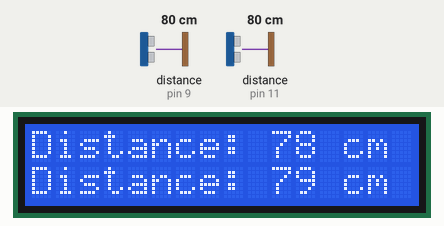
This sketch was run on a simulated Arduino Uno, built with avr-gcc and run on an emulated ATmega328P. Parts: 16×2 character LCD. Wiring (inferred from the names in the program): 2 × ultrasonic range finder: trigger pin 8, echo pin 9 / trigger pin 10, echo pin 11. The test bench sets the inputs (shaded band); at power-on: distance to the obstacle (sensors on pin 9, pin 11) 80 cm. The echo pulse lasts 58.3 µs per cm; what the sketch prints to the serial monitor is not drawn.

Above: at 1.2 s.
1.3 s: distance to the obstacle (sensor on pin 9) set to 2 cm
At 3.2 s:
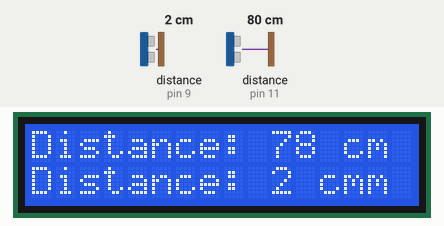
4.0 s: distance to the obstacle (sensor on pin 11) set to 2 cm
At 5.3 s:
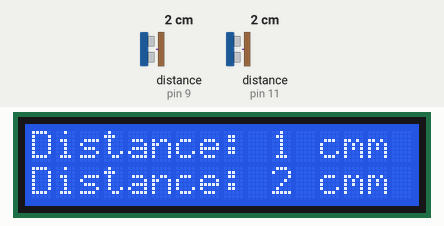
6.7 s: distance to the obstacle (sensor on pin 9) set to 250 cm
At 10.3 s:
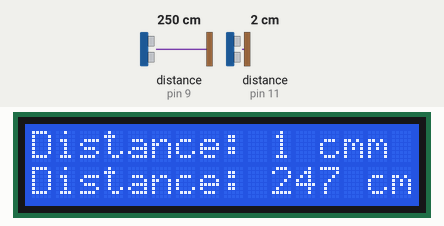
10.6 s: distance to the obstacle (sensor on pin 9) set to 105 cm
At 12.1 s:
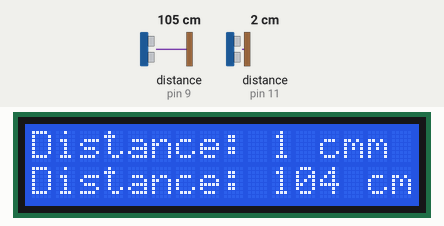
13.3 s: distance to the obstacle (sensor on pin 9) set to 96 cm
At 15.6 s:
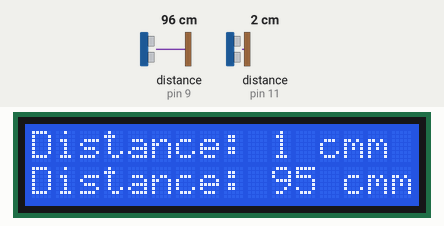
16.0 s: distance to the obstacle (sensor on pin 9) set to 4 cm
At 16.6 s:
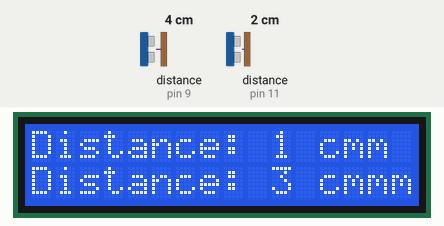
Timing chart, 0 to 19.0 s (numbered marks = the images above; inputs shaded):
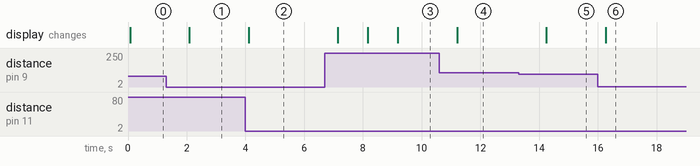

Measured:
- the behaviour switches between 101 and 100 cm on distance to the obstacle (sensor on pin 9) (found by bisection; images 4 and 5)
- after the input at 1.3 s, the display: changes after 0.79 s (image 1)
- after the input at 4.0 s, the display: changes after 0.10 s (image 2)
- after the input at 6.7 s, the display: changes after 0.44 s (image 3)
- after the input at 10.6 s, the display: changes after 0.61 s (image 4)
- after the input at 13.3 s, the display: changes after 0.95 s (image 5)
- after the input at 16.0 s, the display: changes after 0.26 s (image 6)

The sketch:

sketch_mar17a.ino
```cpp
#include<LiquidCrystal.h>

LiquidCrystal lcd(7,6,5,4,3,2);

const int trig1 = 10;
const int trig2 = 8;
const int echo1 = 11;
const int echo2 = 9;

const int buzzPin = 7;
long duration;
int distanceCm1;
int distanceCm2;


void setup()
{
  lcd.begin(16,2); // Initializes the interface to the LCD screen, and specifies the dimensions (width and height) of the display
  pinMode(trig1, OUTPUT);
  pinMode(echo1, INPUT);
  pinMode(buzzPin, OUTPUT);
  pinMode(trig2, OUTPUT);
  pinMode(echo2, INPUT);
  Serial.begin(9600);
}


void loop()
{
  digitalWrite(buzzPin, HIGH);

  digitalWrite(trig1, LOW);
  delayMicroseconds(2);
  digitalWrite(trig1, HIGH);
  delayMicroseconds(10);
  digitalWrite(trig1, LOW);
  duration = pulseIn(echo1, HIGH);
  distanceCm1 = duration*0.034/2;

  digitalWrite(trig2, LOW);
  delayMicroseconds(2);
  digitalWrite(trig2, HIGH);
  delayMicroseconds(10);
  digitalWrite(trig2, LOW);
  duration = pulseIn(echo2, HIGH);
  distanceCm2 = duration*0.034/2;


  lcd.setCursor(0,0); // Sets the location at which subsequent text written to the LCD will be displayed
  lcd.print("Distance: "); // Prints string "Distance" on the LCD
  lcd.print(distanceCm1); // Prints the distance value from the sensor
  lcd.print(" cm");

  lcd.setCursor(0,1); // Sets the location at which subsequent text written to the LCD will be displayed
  lcd.print("Distance: "); // Prints string "Distance" on the LCD
  lcd.print(distanceCm2); // Prints the distance value from the sensor
  lcd.print(" cm");

  Serial.print("Distance1 is: ");
  Serial.println(distanceCm1);

  Serial.print("Distance2 is: ");
  Serial.println(distanceCm2);

  if ((distanceCm1 < 30) && (distanceCm1 > 0) || (distanceCm2 < 30) && (distanceCm2 > 0))
  {
    digitalWrite(buzzPin, LOW);
  }
  else if ((distanceCm1 < 70) && (distanceCm1 > 0) || (distanceCm2 < 70) && (distanceCm2 > 0))
  {

    digitalWrite(buzzPin, LOW);
    delay(2000);
    digitalWrite(buzzPin, HIGH);
  }
  else if ((distanceCm1 < 100) && (distanceCm1 > 0) || (distanceCm2 < 100) && (distanceCm2 > 0))
  {

    digitalWrite(buzzPin, LOW);
    delay(1000);
    digitalWrite(buzzPin, HIGH);
  }
  delay(1000);
}
```
